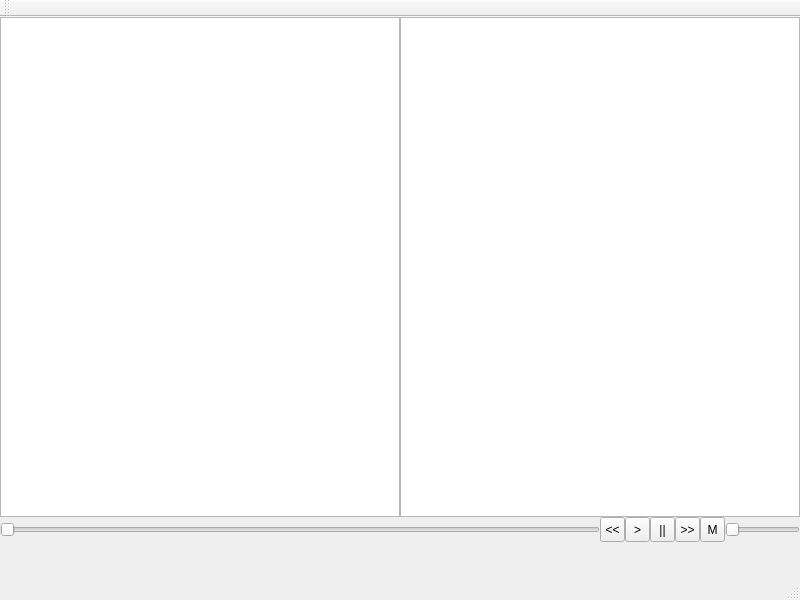
<?xml version="1.0" encoding="UTF-8"?>
<ui version="4.0">
 <class>MainWindow</class>
 <widget class="QMainWindow" name="MainWindow">
  <property name="geometry">
   <rect>
    <x>0</x>
    <y>0</y>
    <width>800</width>
    <height>600</height>
   </rect>
  </property>
  <property name="windowTitle">
   <string>MainWindow</string>
  </property>
  <widget class="QWidget" name="centralWidget">
   <widget class="QTreeView" name="fileTree">
    <property name="geometry">
     <rect>
      <x>0</x>
      <y>0</y>
      <width>400</width>
      <height>500</height>
     </rect>
    </property>
   </widget>
   <widget class="QListView" name="playList">
    <property name="geometry">
     <rect>
      <x>400</x>
      <y>0</y>
      <width>400</width>
      <height>500</height>
     </rect>
    </property>
   </widget>
   <widget class="QSlider" name="seekBar">
    <property name="geometry">
     <rect>
      <x>0</x>
      <y>500</y>
      <width>600</width>
      <height>25</height>
     </rect>
    </property>
    <property name="orientation">
     <enum>Qt::Horizontal</enum>
    </property>
   </widget>
   <widget class="QToolButton" name="backwardButton">
    <property name="geometry">
     <rect>
      <x>600</x>
      <y>500</y>
      <width>25</width>
      <height>25</height>
     </rect>
    </property>
    <property name="text">
     <string>&lt;&lt;</string>
    </property>
   </widget>
   <widget class="QToolButton" name="playButton">
    <property name="geometry">
     <rect>
      <x>625</x>
      <y>500</y>
      <width>25</width>
      <height>25</height>
     </rect>
    </property>
    <property name="text">
     <string>&gt;</string>
    </property>
   </widget>
   <widget class="QToolButton" name="pauseButton">
    <property name="geometry">
     <rect>
      <x>650</x>
      <y>500</y>
      <width>25</width>
      <height>25</height>
     </rect>
    </property>
    <property name="text">
     <string>||</string>
    </property>
   </widget>
   <widget class="QToolButton" name="forwardButton">
    <property name="geometry">
     <rect>
      <x>675</x>
      <y>500</y>
      <width>25</width>
      <height>25</height>
     </rect>
    </property>
    <property name="text">
     <string>&gt;&gt;</string>
    </property>
   </widget>
   <widget class="QToolButton" name="toolButton">
    <property name="geometry">
     <rect>
      <x>700</x>
      <y>500</y>
      <width>25</width>
      <height>25</height>
     </rect>
    </property>
    <property name="text">
     <string>M</string>
    </property>
   </widget>
   <widget class="QSlider" name="horizontalSlider">
    <property name="geometry">
     <rect>
      <x>725</x>
      <y>500</y>
      <width>75</width>
      <height>25</height>
     </rect>
    </property>
    <property name="orientation">
     <enum>Qt::Horizontal</enum>
    </property>
   </widget>
  </widget>
  <widget class="QMenuBar" name="menuBar">
   <property name="geometry">
    <rect>
     <x>0</x>
     <y>0</y>
     <width>800</width>
     <height>24</height>
    </rect>
   </property>
  </widget>
  <widget class="QToolBar" name="mainToolBar">
   <attribute name="toolBarArea">
    <enum>TopToolBarArea</enum>
   </attribute>
   <attribute name="toolBarBreak">
    <bool>false</bool>
   </attribute>
  </widget>
  <widget class="QStatusBar" name="statusBar"/>
 </widget>
 <layoutdefault spacing="6" margin="11"/>
 <resources/>
 <connections/>
</ui>
